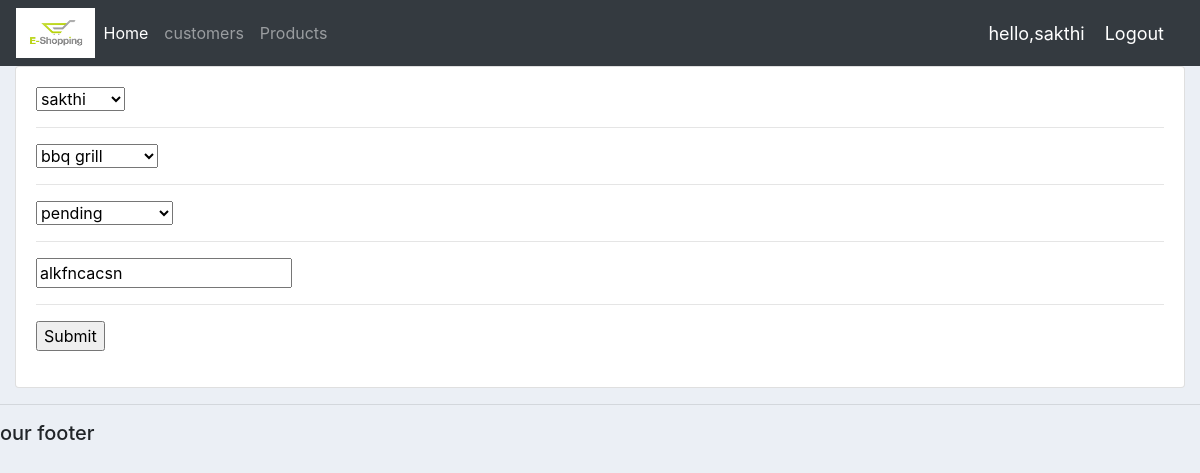
Page /updateorder/7/ (signed in) on the committed database.
### amazonapp/models.py (models this page shows, shortened)
class Order(models.Model):
	STATUS=(
		('pending','pending'),('out for delivery','out for delivery'),('Delivered','Delivered'))
	customer=models.ForeignKey(Customer,null=True,on_delete=models.SET_NULL)
	product=models.ForeignKey(Product,null=True,on_delete=models.SET_NULL)
	Date_created=models.DateTimeField(auto_now_add=True,null=True)
	status=models.CharField(max_length=200,null=True,choices=STATUS)
	note=models.CharField(max_length=200,null=True)

### amazonapp/decorators.py (the view)
		def wrapper_func(request,*args,**kwargs):
			group=None
			if request.user.groups.exists():
				group=request.user.groups.all()[0].name
			if group in allowed_roles:
				return view_func(request,*args,**kwargs)
			else:
				return HttpResponse("you are not a authorized user to view this page")

### amazonapp/forms.py
class OrderForm(ModelForm):
	class Meta:
		model=Order
		fields='__all__'

### amazonapp/models.py (called while the page is built)
	def __str__(self):
		return self.name

	def __str__(self):
		return self.name

### amazonapp/views.py (called while the page is built)
@login_required(login_url='login')
@allowed_users(allowed_roles=['admin'])
def updateOrder(request,pk):
	order=Order.objects.get(id=pk)
	form=OrderForm(instance=order)
	if request.method=='POST':
		form=OrderForm(request.POST,instance=order)
		form.save()
		return redirect('/')
	context={'form':form}
	return render(request,'html/createorder.html',context)

### templates/html/createorder.html (shortened to what this page needs)
{% extends 'html/main.html' %}
{% load static %}
{% block content %}
	<div class="row">
		<div class="col-md">
			<div class="card card-body">
				<form action="" method="POST">
					{% for field in form %}
						{{field}}
						<hr>
					{% endfor %}
					<input type="submit" name="save">
				</form>
			</div>
		</div>
	</div>
{% endblock content %}

### templates/html/navbar.html (shortened to what this page needs)
{% load static %}
<nav class="navbar navbar-expand-lg navbar-dark bg-dark">
  <img src="{% static 'images/logo.jpg' %}" height=50 widht=50 id="img">
  <div class="collapse navbar-collapse" id="navbarNav">
    <ul class="navbar-nav">
      {% if request.user.is_staff %}
      <li class="nav-item active">
        <a class="nav-link" href="{% url 'home' %}">Home</a>
      </li>
      <li class="nav-item">
        <a class="nav-link" href="#">customers</a>
      </li>
      <li class="nav-item">
        <a class="nav-link" href="{% url 'products' %}">Products</a>
      </li>
      {% endif %}
    </ul>
  </div>
  <span class="hello-msg">hello,{{request.user}}</span>
  <span> <a class="hello-msg" href="{% url 'logout' %}">Logout</a></span>
</nav>

### static/css/main.css (style rules this page uses)
body { background-color: #ebeff5; }
#img { background-color: #ebeff5; }

### templates/html/navbar.html (style rules this page uses)
.hello-msg { font-size: 18px; color: #fff; margin-right: 20px; }

### rows in the picture
Order: form "sakthi" "bbq grill" "pending" "alkfncacsn"

### other values in the picture
{{ request.user }} "sakthi"
